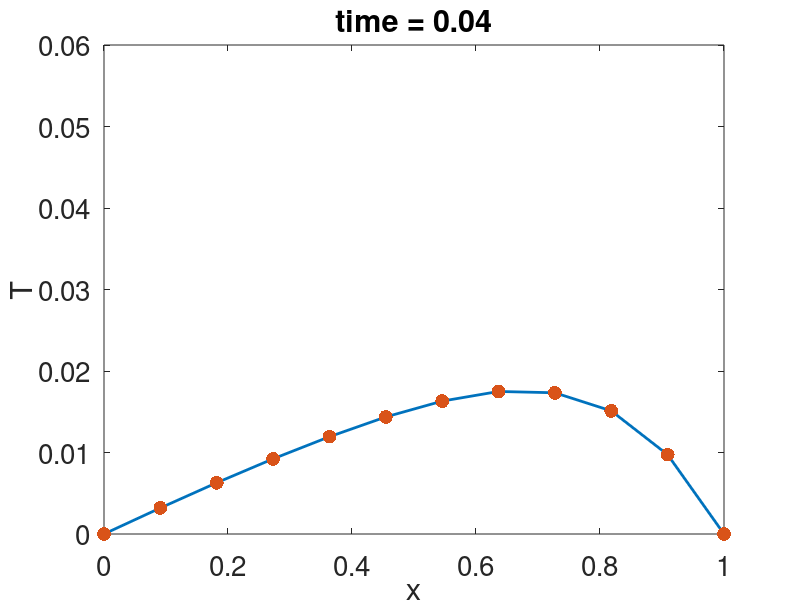

Source code (MATLAB):
function m20160606_01_diffusionEquationForSULI()

% This script solves the diffusion equation
% d T / d t = d^2 T / d x^2 + F(x)
% where F(x) is some forcing function.

% The number of grid points in x is N_x+2,
% where we set T=0 at the first and last points,
% so there are N_x values of T(x,t) to be determined:
N_x = 10;

t_option = 1;
% 1 =  Forward Euler (explicit)
% 2 = Backward Euler (implicit)
% 3 = Trapezoidal rule = Crank-Nicolson (implicit)

x_option = 1;
% 1 = Finite differences
% 2 = Chebyshev

delta_t = 0.004;
% For the demo, we used delta_t = 0.004 with N_x = 10 or 20 points.

% You can either specify the maximum time desired...
%t_max = 0.4;

% or else you can specify the number of time steps desired.
t_max = delta_t*10;

x_min = 0;
x_max = 1;

    function F = forcing(x)
        F = log(x+1);
    end

% *******************************************
% End of input options.
% *******************************************

    function [x, D] = ChebyshevGridAndDifferentiationMatrix(N, xMin, xMax)
        % From the book "Spectral methods in matlab" by Lloyd Trefethen.
        N1=N-1;
        if N1==0, D=0; x=1; return, end
        x = cos(pi*(0:N1)/N1)';
        c = [2; ones(N1-1,1); 2].*(-1).^(0:N1)';
        X = repmat(x,1,N1+1);
        dX = X-X';
        D = (c*(1./c)')./(dX+(eye(N1+1)));  % off-diagonal entries
        D = D - diag(sum(D'));             % diagonal entries
        D = D * 2/(xMax-xMin);
        x = (x+1) * (xMax-xMin)/2 + xMin;
        D=fliplr(flipud(D));
        x=fliplr(x')';
    end

    function p = chebint(fk, x)
        
        %  The function p = chebint(fk, x) computes the polynomial interpolant
        %  of the data (xk, fk), where xk are the Chebyshev nodes.
        %  Two or more data points are assumed.
        %
        %  Input:
        %  fk:  Vector of y-coordinates of data, at Chebyshev points
        %       x(k) = cos((k-1)*pi/(N-1)), k = 1...N.
        %  x:   Vector of x-values where polynomial interpolant is to be evaluated.
        %
        %  Output:
        %  p:    Vector of interpolated values.
        %
        %  The code implements the barycentric formula; see page 252 in
        %  P. Henrici, Essentials of Numerical Analysis, Wiley, 1982.
        %  (Note that if some fk > 1/eps, with eps the machine epsilon,
        %  the value of eps in the code may have to be reduced.)
        
        %  From the DMSuite package
        %  J.A.C. Weideman, S.C. Reddy 1998
        
        fk = fk(:); x = x(:);                    % Make sure data are column vectors.
        
        N = length(fk);
        M = length(x);
        
        xk = sin(pi*[N-1:-2:1-N]'/(2*(N-1)));    % Compute Chebyshev points.
        
        w = ones(N,1).*(-1).^[0:N-1]';          % w = weights for Chebyshev formula
        w(1) = w(1)/2; w(N) = w(N)/2;
        
        D = x(:,ones(1,N)) - xk(:,ones(1,M))';  % Compute quantities x-x(k)
        D = 1./(D+eps*(D==0));                  % and their reciprocals.
        
        p = D*(w.*fk)./(D*w);                   % Evaluate interpolant as
        % matrix-vector products.
    end

N_t = round(t_max / delta_t);

% Make x grid and d^2 / dx^2 operator:
switch x_option
    case 1
        % Finite differences
        x = linspace(x_min, x_max, N_x+2)';
        % Discard first and last points:
        x(1)=[];
        x(end)=[];
        dx = x(2)-x(1);
        % Make the differentiation matrix:
        d2dx2 = (-2*diag(ones(N_x,1)) + diag(ones(N_x-1,1),1) + diag(ones(N_x-1,1),-1)) / (dx*dx);
    case 2
        [x, ddx] = ChebyshevGridAndDifferentiationMatrix(N_x+2, x_min, x_max);
        d2dx2 = ddx*ddx;
        x = x(2:end-1);
        % Throw away first and last rows because we do not enforce the diffusion equation at these grid points.
        % Throw away first and last columns since T=0 at these grid points.
        d2dx2 = d2dx2(2:end-1, 2:end-1);
    otherwise
        error('Invalid x_option')
end

x_with_boundaries = [x_min; x; x_max];

switch t_option
    case 2
        % Assemble matrix needed for backwards Euler:
        matrix = eye(N_x) - delta_t * d2dx2;
    case 3
        % Assemble matrix needed for trapezoid rule:
        matrix = eye(N_x) - 0.5 * delta_t * d2dx2;
end

state_vector = zeros(N_x,1);
F = forcing(x);
figure(1)
clf
t=0;

N_x_fine = 100;
x_fine = linspace(x_min,x_max,N_x_fine);
x_fine2 = fliplr(linspace(-1,1,N_x_fine));

cpu_time = 0;
for timestep = 1:N_t
    t = t + delta_t;
    
    tic
    switch t_option
        case 1
            % Forward Euler
            state_vector = state_vector + delta_t * (d2dx2 * state_vector + F);
        case 2
            % Backward Euler
            right_hand_side = state_vector + delta_t * F;
            state_vector = matrix \ right_hand_side;
        case 3
            % Trapezoidal rule:
            right_hand_side = state_vector + (0.5 * delta_t) * d2dx2 * state_vector + delta_t * F;
            state_vector = matrix \ right_hand_side;
        otherwise
            error('Invalid x_option')
    end
    cpu_time = cpu_time + toc;
    
    state_vector_with_boundaries = [0; state_vector; 0];
    clf
    if x_option==1
        % Linear interpolation
        plot(x_with_boundaries, state_vector_with_boundaries, '.-', 'LineWidth',2)
    else
        % Show data with the polynomial interpolant
        plot(x_fine, chebint(state_vector_with_boundaries, x_fine2), '-', 'LineWidth',2)
    end
    hold on
    plot(x_with_boundaries, state_vector_with_boundaries, '.', 'LineWidth',2,'MarkerSize',30)
    
    set(gca,'FontSize',20)
    ylim([min([0;state_vector]), max([0.06; state_vector])])
    title(sprintf('time = %.5g',t))
    xlabel('x')
    ylabel('T')
    drawnow
    %pause(0.01)
end

fprintf('CPU time required for time advances: %g sec.\n',cpu_time)
end

